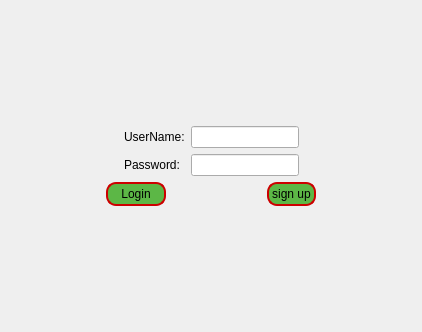
<?xml version="1.0" encoding="UTF-8"?>
<ui version="4.0">
 <class>login</class>
 <widget class="QDialog" name="login">
  <property name="geometry">
   <rect>
    <x>0</x>
    <y>0</y>
    <width>422</width>
    <height>332</height>
   </rect>
  </property>
  <property name="windowTitle">
   <string>Dialog</string>
  </property>
  <layout class="QVBoxLayout" name="verticalLayout">
   <item>
    <spacer name="verticalSpacer">
     <property name="orientation">
      <enum>Qt::Vertical</enum>
     </property>
     <property name="sizeHint" stdset="0">
      <size>
       <width>20</width>
       <height>40</height>
      </size>
     </property>
    </spacer>
   </item>
   <item>
    <layout class="QHBoxLayout" name="horizontalLayout_3">
     <property name="leftMargin">
      <number>0</number>
     </property>
     <property name="topMargin">
      <number>0</number>
     </property>
     <property name="rightMargin">
      <number>0</number>
     </property>
     <item>
      <spacer name="horizontalSpacer_4">
       <property name="orientation">
        <enum>Qt::Horizontal</enum>
       </property>
       <property name="sizeHint" stdset="0">
        <size>
         <width>40</width>
         <height>20</height>
        </size>
       </property>
      </spacer>
     </item>
     <item>
      <layout class="QFormLayout" name="formLayout_2">
       <property name="topMargin">
        <number>0</number>
       </property>
       <item row="0" column="0">
        <widget class="QLabel" name="username">
         <property name="text">
          <string>UserName:</string>
         </property>
        </widget>
       </item>
       <item row="0" column="1">
        <widget class="QLineEdit" name="lineEdit"/>
       </item>
       <item row="1" column="0">
        <widget class="QLabel" name="password">
         <property name="text">
          <string>Password:</string>
         </property>
        </widget>
       </item>
       <item row="1" column="1">
        <widget class="QLineEdit" name="lineEdit_2">
         <property name="echoMode">
          <enum>QLineEdit::PasswordEchoOnEdit</enum>
         </property>
        </widget>
       </item>
      </layout>
     </item>
     <item>
      <spacer name="horizontalSpacer_5">
       <property name="orientation">
        <enum>Qt::Horizontal</enum>
       </property>
       <property name="sizeHint" stdset="0">
        <size>
         <width>40</width>
         <height>20</height>
        </size>
       </property>
      </spacer>
     </item>
    </layout>
   </item>
   <item>
    <layout class="QHBoxLayout" name="horizontalLayout_2">
     <item>
      <spacer name="horizontalSpacer">
       <property name="orientation">
        <enum>Qt::Horizontal</enum>
       </property>
       <property name="sizeHint" stdset="0">
        <size>
         <width>40</width>
         <height>20</height>
        </size>
       </property>
      </spacer>
     </item>
     <item>
      <widget class="QPushButton" name="login_2">
       <property name="styleSheet">
        <string notr="true">#login_2 {
border: 2px solid  rgb(204, 0, 0);
border-radius: 10px;
padding: 3px;
background-color: rgb(92, 183, 70); 
width: 50px;
}</string>
       </property>
       <property name="text">
        <string>Login</string>
       </property>
      </widget>
     </item>
     <item>
      <spacer name="horizontalSpacer_3">
       <property name="orientation">
        <enum>Qt::Horizontal</enum>
       </property>
       <property name="sizeHint" stdset="0">
        <size>
         <width>40</width>
         <height>20</height>
        </size>
       </property>
      </spacer>
     </item>
     <item>
      <widget class="QPushButton" name="signUp">
       <property name="styleSheet">
        <string notr="true">#signUp {
border: 2px solid  rgb(204, 0, 0);
border-radius: 10px;
padding: 3px;
background-color: rgb(92, 183, 70); 
}</string>
       </property>
       <property name="text">
        <string>sign up</string>
       </property>
      </widget>
     </item>
     <item>
      <spacer name="horizontalSpacer_2">
       <property name="orientation">
        <enum>Qt::Horizontal</enum>
       </property>
       <property name="sizeHint" stdset="0">
        <size>
         <width>40</width>
         <height>20</height>
        </size>
       </property>
      </spacer>
     </item>
    </layout>
   </item>
   <item>
    <spacer name="verticalSpacer_2">
     <property name="orientation">
      <enum>Qt::Vertical</enum>
     </property>
     <property name="sizeHint" stdset="0">
      <size>
       <width>20</width>
       <height>40</height>
      </size>
     </property>
    </spacer>
   </item>
  </layout>
 </widget>
 <resources/>
 <connections/>
</ui>
